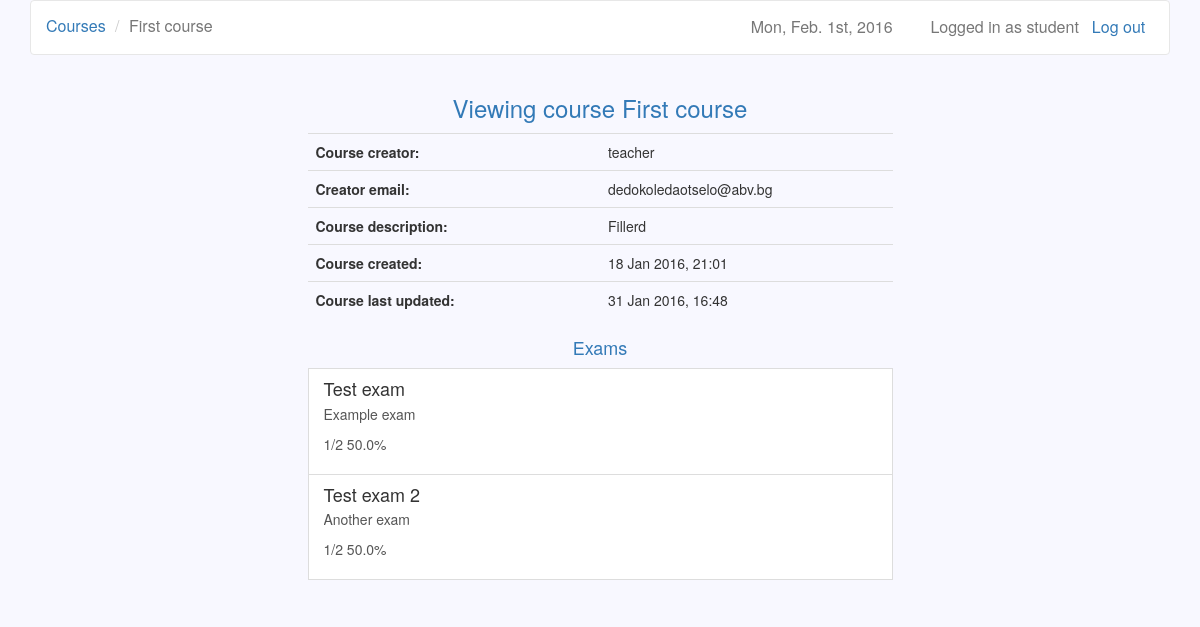
The app's page /courses/1/s (signed in), older data.
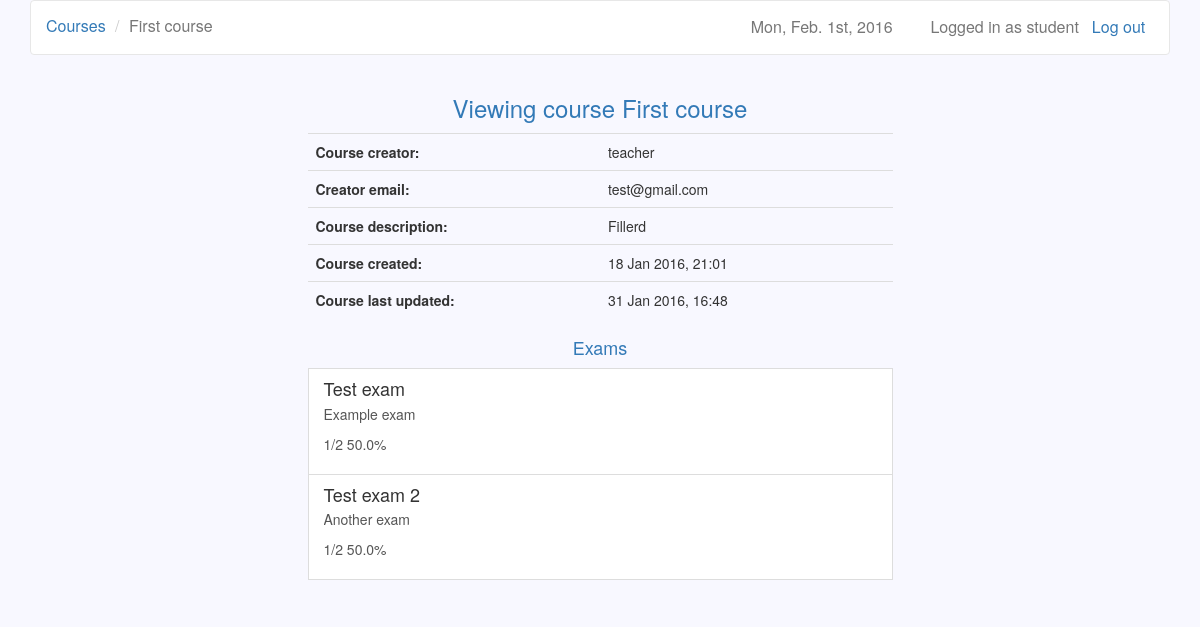
The same page, newer data.
### users/models.py (models this page shows)
class User(AbstractUser):
    is_teacher = models.BooleanField(default=False)
    created = models.DateTimeField(auto_now_add=True)

### courses/models.py (models this page shows, shortened)
class Course(models.Model):
    owner = models.ForeignKey(settings.AUTH_USER_MODEL, related_name='owner')
    name = models.CharField(max_length=30)
    description = models.TextField(blank=True)
    created = models.DateTimeField(auto_now_add=True)
    updated = models.DateTimeField(auto_now=True)
    participants = models.ManyToManyField(settings.AUTH_USER_MODEL, blank=True,
        through='Participation')

### exams/models.py (models this page shows, shortened)
class Exam(models.Model):
    name = models.CharField(max_length=30)
    description = models.TextField(blank=True)
    created = models.DateTimeField(auto_now_add=True)
    updated = models.DateTimeField(auto_now=True)
    password = models.CharField(max_length=10, blank=True)
    time_limit = models.TimeField()
    active_from = models.DateTimeField()
    active_to = models.DateTimeField()
    course = models.ForeignKey(Course)
    category = models.CharField(max_length=30)
    question_count = models.IntegerField()
    questions = models.ManyToManyField(Question, blank=True,
        through='ExamQuestion')

### courses/views.py (the view)
# urls.py: url(r'^(?P<course_id>\d+)/s$', views.view_course, name='view_course'),
@user_passes_test(student_check)
def view_course(request, course_id):
    if (Participation.objects.filter(user=request.user, course=course_id)
        .exists()):
        course = Course.objects.get(id=course_id)
        scores = {}
        exams = Exam.objects.filter(course=course_id).order_by('active_to')
        participants = Participation.objects.filter(course=course_id)
        for exam in exams:
                try:
                    count = ExamQuestion.objects.filter(exam=exam).count()
                    score = Score.objects.get(user=request.user,
                        exam=exam).score
                    scores[exam] = format_score(score, count)
                except ObjectDoesNotExist:
                    scores[exam] = "Not taken"
        return render(request, 'view_course.html', {'course': course,
            'participants': participants, 'exams': exams, 'scores': scores})
    else:
        return redirect('/courses/s')

### courses/templatetags/get_item.py (called while the page is built)
@register.filter
def get_item(dictionary, key):
    return dictionary.get(key)

### courses/views.py (called while the page is built)
def student_check(user):
    return not user.is_teacher

def format_score(score, count):
    percentage = str(float(score) / float(count) * 100) + '%'
    return str(score) + '/' + str(count) + ' ' + percentage

### courses/templates/view_course.html
{% extends 'base.html' %}
{% load get_item %}
{% block navigation %}
  <li><a href="{% url 'student_courses' %}">Courses</a></li>
  <li class="active">{{ course.name }}</li>
{% endblock %}
{% block header %}Viewing course {{ course.name }}{% endblock %}
{% block dashboard %}
  <table class="table table-hover">
    <tr>
      <th>Course creator:</th>
      <td>{{ course.owner }}</td>
    </tr>
    <tr>
      <th>Creator email:</th>
      <td>{{ course.owner.email }}</td>
    </tr>
    <tr>
      <th>Course description:</th>
      <td>{{ course.description }}</td>
    </tr>
    <tr>
      <th>Course created:</th>
      <td>{{ course.created|date }}</td>
    </tr>
    <tr>
      <th>Course last updated:</th>
      <td>{{ course.updated|date }}</td>
    </tr>
  </table>
  <h4 class="text-primary text-center">Exams</h4>
  <table class="table table-hover">
    {% for exam in exams %}
      <a class="list-group-item"
        href="{% url 'view_exam' course.id exam.id %}">
        <h4 class="list-group-item-heading">{{ exam.name }}</h4>
        <p class="list-group-item-description">{{ exam.description }}</p>
        <p class="list-group-item-description"> {{ scores|get_item:exam }}</p>
      </a>
    {% endfor %}
  </table>
{% endblock %}

### django-lms/templates/base.html (shortened to what this page needs)
{% load staticfiles %}
<!DOCTYPE html>
<html>
  <head>
    <link href="/static/bootstrap/css/bootstrap.min.css" rel="stylesheet">
    <link href="/static/datetimepicker/jquery.datetimepicker.css"
      rel="stylesheet">
    <link href="/static/base.css" rel="stylesheet">
  </head>
  <body>
    <div class="container">
      <nav class="navbar navbar-default" role="navigation">
        {% if user.is_active %}
          <a class="btn navbar-btn navbar-right" id="logout"
            href="{% url 'logout' %}">
            Log out
          </a>
          <span class="navbar-text navbar-right">
            Logged in as {{ user.username }}
          </span>
        {% else %}
          <a class="navbar-brand" href="/">Django-LMS</a>
        {% endif %}
        <span class="navbar-text navbar-right" id="date">
          {% now "D, M. jS, Y" %}
        </span>
        <ul class="breadcrumb">
          {% block navigation %}{% endblock %}
        </ul>
      </nav>
      <div class="row">
        <h3 class="text-primary text-center">
          {% block header %}{% endblock %}
        </h3>
        <div class="list-group center">
          {% block dashboard %}{% endblock %}
        </div>
      </div>
    </div>
  </body>
</html>

### django-lms/static/base.css (style rules this page uses)
body { background-color: #F8F8FF; }
#date, #logout { margin-right: 1%; padding-right: 1%; font-size: 16px; }
table { table-layout:fixed; width: 70%; border-collapse: collapse; }
td { word-wrap:break-word; }
.list-group-item { background-color: white; }
.list-group-item-description { overflow: hidden; text-overflow: ellipsis; }
.center { width: 50%; margin-top: 1%; margin-left: auto; margin-right: auto; }
.navbar-default { background-color: white; }
.navbar-text { font-size: 16px; }
.breadcrumb { background-color: transparent; margin-top: 0.5%; margin-bottom: -1%; font-size: 16px; }

Row changes from the older to the newer data that the page shows:
changed through a linked row, Course "First course": owner.email "dedokoledaotselo@abv.bg" → "test@gmail.com"
